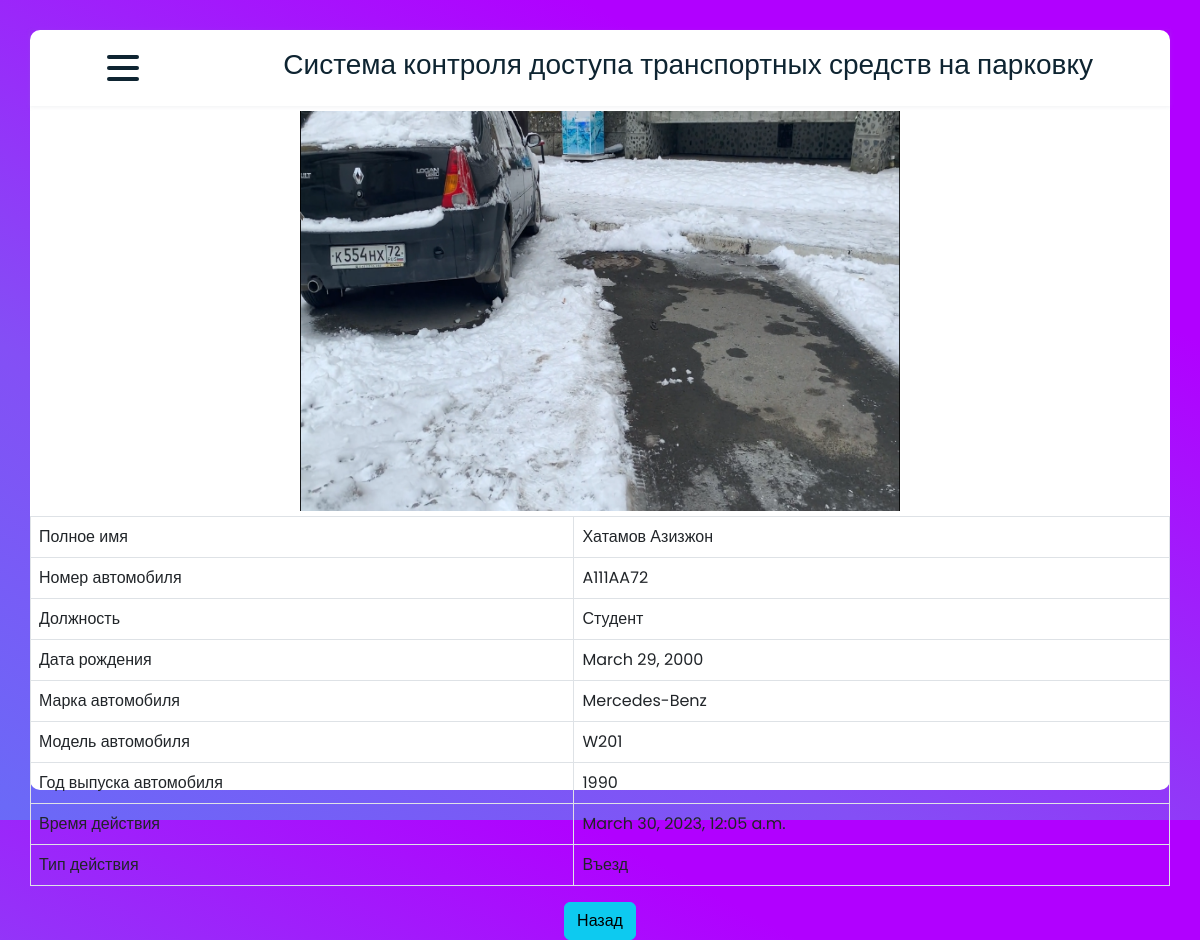
/carRegister/2/ (signed in), run on the app's committed database.
### carRegister/models.py (models this page shows, shortened)
class CarRegister(models.Model):
    employee = models.ForeignKey(Employee, on_delete=models.CASCADE)
    type_of_action = models.CharField("Название действия", max_length=20)
    date = models.DateTimeField("Время")
    image = models.ImageField(upload_to='carRegister/')

class Employee(models.Model):
    fullName = models.CharField('ФИО', max_length=150)
    car_number = models.CharField('Номер автомобиля', max_length=11)
    job = models.CharField("Должность", max_length=50)
    date_of_birth = models.DateField("Дата рождения")
    car_mark = models.CharField("Марка автомобиля", max_length=50)
    car_model = models.CharField("Модель автомобиля", max_length=50)
    car_year = models.IntegerField("Год выпуска автомобиля",
                                   validators=[
                                       MaxValueValidator(2023),
                                       MinValueValidator(1930)
                                   ]
                                   )

### carRegister/views.py (the view)
# urls.py: path('carRegister/<int:pk>/', MyModelDetailView.as_view(), name='actions_detail'),
class MyModelDetailView(LoginRequiredMixin, DetailView):
    login_url = '/account/login'
    model = CarRegister
    template_name = 'carRegister/actions-detail.html'
    context_object_name = 'item'

### carRegister/templates/carRegister/actions-detail.html (shortened to what this page needs)
{% extends 'carRegister/layout.html' %}
{% load static %}
{% block content %}
<div class="detailViewDiv" id="detailViewDiv">
    <img style="width: 600px; height: 400px; margin: 5px;" src="/images/{{ item.image }}" alt="">
    <table class="table table-bordered" id="table">
  <tbody>
    <tr>
      <td>Полное имя</td>
      <td>{{ item.employee.fullName }}</td>
    </tr>
  <tr>
      <td>Номер автомобиля</td>
      <td>{{ item.employee.car_number }}</td>
  </tr>
   <tr>
      <td>Должность</td>
      <td>{{ item.employee.job }}</td>
  </tr>
   <tr>
      <td>Дата рождения</td>
      <td>{{ item.employee.date_of_birth }}</td>
  </tr>
   <tr>
      <td>Марка автомобиля</td>
      <td>{{ item.employee.car_mark }}</td>
  </tr>
   <tr>
      <td>Модель автомобиля</td>
      <td>{{ item.employee.car_model }}</td>
  </tr>
   <tr>
      <td>Год выпуска автомобиля</td>
      <td>{{ item.employee.car_year }}</td>
  </tr>
   <tr>
      <td>Время действия</td>
      <td>{{ item.date }}</td>
  </tr>
   <tr>
      <td>Тип действия</td>
      <td>{{ item.type_of_action }}</td>
  </tr>
  </tbody>
</table>
    <a href="/actions-history/"><button class="btn btn-info">Назад</button></a>
</div>
{% endblock %}

### carRegister/static/carRegister/css/main.css (style rules this page uses)
* { margin: 0; padding: 0; box-sizing: border-box; }
body { font-family: "Poppins", sans-serif; }
body { background: rgb(2,0,36); background: linear-gradient(29deg, rgba(2,0,36,1) 0%, rgba(106,106,247,1) 0%, rgba(132,79,245,1) 32%, rgba(177,0,255,1) 77%); overflow-y: hidden; }
.detailViewDiv { display: flex; flex-direction: column; align-items: center; }

### data on the page
CarRegister: image (picture), employee.fullName "Хатамов Азизжон", employee.car_number "A111AA72", employee.job "Студент", employee.date_of_birth "March 29, 2000", employee.car_mark "Mercedes-Benz", employee.car_model "W201", employee.car_year "1990", date "March 30, 2023, 12:05 a.m.", type_of_action "Въезд"
